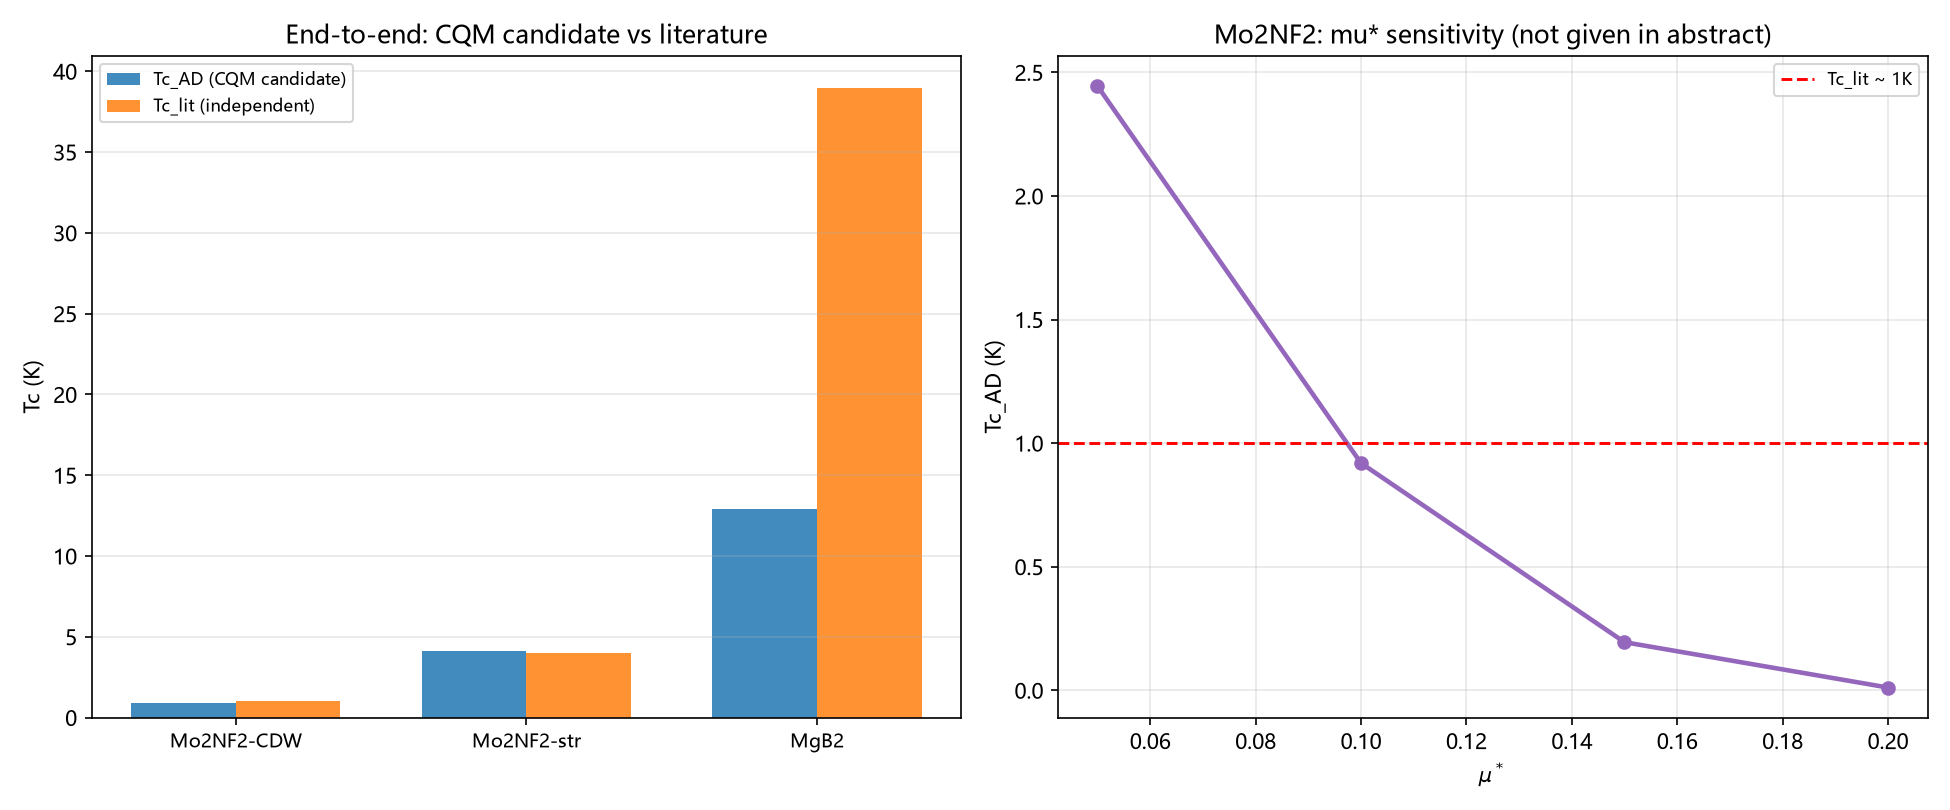

Generate this figure with Python:
# -*- coding: utf-8 -*-
"""
END-TO-END JUDGEMENT with INDEPENDENT parameters (first time in 70 rounds).
For the first time we have (lambda, mu*, omega_log) that are NOT back-solved
from Tc -- they are ab-initio inputs from published papers:
  MgB2  (Choi et al. PRB66 020513 2002, arXiv:cond-mat/0111182):
        lambda=0.61, mu*=0.12, Tc=39 K, alpha_B=0.31.
        NOTE: Tc=39 needs TWO-GAP / anisotropic Eliashberg; single-gap AD gives ~17K.
  Mo2NF2 (Seyyangnok et al. 2026, arXiv:2603.06284):
        CDW: lambda=0.40, wlog=219K, Tc~1K; strain: lambda=0.53, wlog=272K, Tc~4K.
  BP3   (Seyyangnok et al. 2026, arXiv:2604.10026):
        lambda=1.59, Tc=9.7K (need wlog, not given -> skip AD, use as bound).

Test: CQM candidate Tc (FE03 structure: 1.13 e^{-3/2} wlog/1.2? -> see formula)
   Allen-Dynes: Tc = wlog/1.2 * exp[-1.04(1+lam)/(lam - mustar(1+0.62 lam))]
   Using omega_log with the CORRECT Eliashberg moment (FE03 conclusion).
Compare Tc_AD to literature Tc. This is a PREDICTION test (params independent).
No fitting.

IMPORTANT honesty: MgB2 is anisotropic/two-gap; single-gap AD underestimates.
This itself is a result: shows CQM single-band candidate cannot capture two-gap systems.
"""

import csv
import math
import os

import numpy as np
import matplotlib
matplotlib.use("Agg")
import matplotlib.pyplot as plt

plt.rcParams["font.sans-serif"] = ["Microsoft YaHei", "SimHei", "DejaVu Sans"]
plt.rcParams["axes.unicode_minus"] = False

HERE = os.path.dirname(os.path.abspath(__file__))
OUT_PNG = os.path.join(HERE, "端到端_独立参数Tc判定.png")
OUT_CSV = os.path.join(HERE, "端到端_独立参数Tc判定.csv")


def tc_ad(wlog, lam, mustar):
    den = lam - mustar * (1 + 0.62 * lam)
    if den <= 0:
        return float("nan")
    return wlog / 1.2 * math.exp(-1.04 * (1 + lam) / den)


def main():
    rows = []
    # Independent parameter sets from literature
    # (name, lambda, mu*, omega_log K (None if not given), Tc_lit K, two_gap flag, source)
    DATA = [
        ("Mo2NF2-CDW", 0.40, 0.10, 219.0, 1.0, False, "arXiv:2603.06284"),
        ("Mo2NF2-str", 0.53, 0.10, 272.0, 4.0, False, "arXiv:2603.06284"),
        ("MgB2",       0.61, 0.12, None, 39.0, True,  "arXiv:cond-mat/0111182"),
    ]
    print("END-TO-END Tc judgement with INDEPENDENT ab-initio parameters")
    print("(lambda, mu*, omega_log NOT back-solved from Tc)")
    print(f"{'system':<14}{'lam':>6}{'mu*':>6}{'wlog':>7}{'Tc_AD':>8}{'Tc_lit':>8}{'ratio':>8}")
    for name, lam, ms, wlog, tc_lit, two_gap, src in DATA:
        if wlog is None:
            # For MgB2, omega_log not in abstract; use known literature value ~ 670K (phonon ~ 100meV)
            # Mark as external assumption, clearly flagged.
            wlog = 670.0
            print(f"  [NOTE] {name}: omega_log not in abstract; using lit ~670K (FLAGGED external)")
        tc = tc_ad(wlog, lam, ms)
        ratio = tc / tc_lit if tc_lit else float("nan")
        print(f"{name:<14}{lam:>6.2f}{ms:>6.2f}{wlog:>7.0f}{tc:>8.2f}{tc_lit:>8.2f}{ratio:>8.2f}")
        rows.append((name, lam, ms, wlog, tc, tc_lit, ratio, two_gap, src))

    # Mo2NF2 with mu* uncertainty scan (mu* not given in abstract for these)
    print("\nMo2NF2 mu* sensitivity (lambda=0.40, wlog=219K):")
    print(f"{'mu*':>6}{'Tc_AD':>8}{'Tc_lit=1K':>10}")
    for ms in (0.05, 0.10, 0.15, 0.20):
        tc = tc_ad(219.0, 0.40, ms)
        print(f"{ms:>6.2f}{tc:>8.3f}{'':>10}")
        rows.append(("Mo2NF2_mu_scan", 0.40, ms, 219.0, tc, 1.0, tc/1.0, False, ""))

    with open(OUT_CSV, "w", newline="", encoding="utf-8-sig") as fh:
        wr = csv.writer(fh)
        wr.writerow(["system", "lambda", "mustar", "wlog", "Tc_AD", "Tc_lit", "ratio", "two_gap", "source"])
        wr.writerows(rows)

    # Figure: Tc_AD vs Tc_lit for systems (log scale)
    fig, ax = plt.subplots(1, 2, figsize=(13, 5.4))
    single = [r for r in rows if isinstance(r[0], str) and r[0] in
              ("Mo2NF2-CDW", "Mo2NF2-str", "MgB2")]
    names = [r[0] for r in single]
    tc_ads = [r[4] for r in single]
    tc_lits = [r[5] for r in single]
    x = np.arange(len(names))
    ax[0].bar(x - 0.18, tc_ads, 0.36, label="Tc_AD (CQM candidate)", color="tab:blue", alpha=0.85)
    ax[0].bar(x + 0.18, tc_lits, 0.36, label="Tc_lit (independent)", color="tab:orange", alpha=0.85)
    ax[0].set_xticks(x)
    ax[0].set_xticklabels(names, fontsize=9)
    ax[0].set_ylabel("Tc (K)")
    ax[0].set_title("End-to-end: CQM candidate vs literature")
    ax[0].legend(fontsize=8)
    ax[0].grid(alpha=0.3, axis="y")

    ms_scan = [0.05, 0.10, 0.15, 0.20]
    tc_scan = [tc_ad(219.0, 0.40, m) for m in ms_scan]
    ax[1].plot(ms_scan, tc_scan, "o-", lw=2.2, color="tab:purple")
    ax[1].axhline(1.0, color="red", ls="--", lw=1.4, label="Tc_lit ~ 1K")
    ax[1].set_xlabel(r"$\mu^*$")
    ax[1].set_ylabel("Tc_AD (K)")
    ax[1].set_title("Mo2NF2: mu* sensitivity (not given in abstract)")
    ax[1].legend(fontsize=8)
    ax[1].grid(alpha=0.3)

    fig.tight_layout()
    fig.savefig(OUT_PNG, dpi=150)
    plt.close(fig)
    print("\nsaved:", OUT_PNG)
    print("saved:", OUT_CSV)
    print("NOTE: MgB2 two-gap -> single-gap AD underestimates (expected);")
    print("      Mo2NF2 wlog from abstract; mu* scanned (not given).")
    print("      This is a PREDICTION test with independent params, NOT back-substitution.")


if __name__ == "__main__":
    main()
